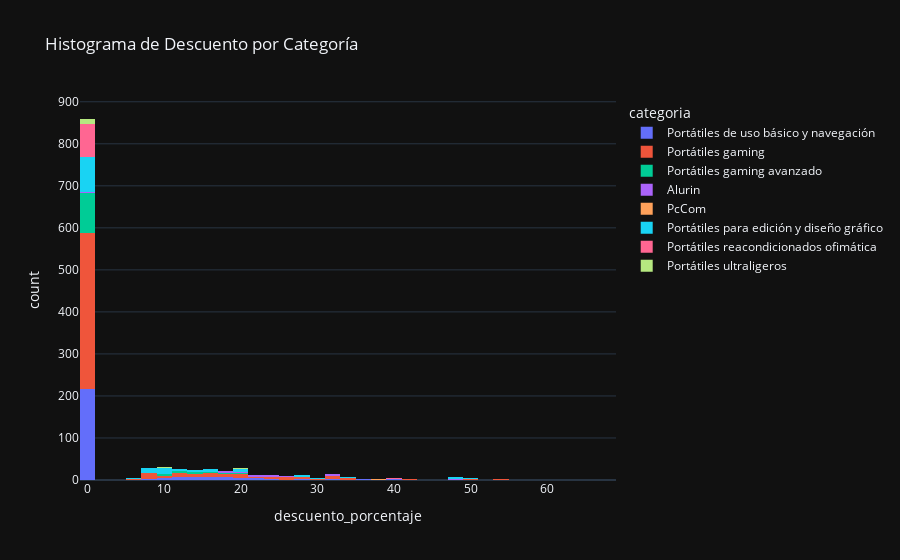

This figure's notebook cell:
### Code cell
px.histogram(data_frame = df_merged,
                x          = "descuento_porcentaje",
                color      = "categoria",
                title      = "Histograma de Descuento por Categoría",
                template   = "plotly_dark")

### Figure 1 — Plotly figure (JSON) as saved in the notebook; plotly's stock layout.template omitted (floating-point values rounded to 4 significant figures; data arrays with more than 128 entries replaced by an {"elided": "..."} marker saying what was removed)
{"data": [{"alignmentgroup": "True", "bingroup": "x", "hovertemplate": "categoria=Portátiles de uso básico y navegación<br>descuento_porcentaje=%{x}<br>count=%{y}<extra></extra>", "legendgroup": "Portátiles de uso básico y navegación", "marker": {"color": "#636efa", "pattern": {"shape": ""}}, "name": "Portátiles de uso básico y navegación", "offsetgroup": "Portátiles de uso básico y navegación", "orientation": "v", "showlegend": true, "type": "histogram", "x": {"elided": "278 float values"}, "xaxis": "x", "yaxis": "y"}, {"alignmentgroup": "True", "bingroup": "x", "hovertemplate": "categoria=Portátiles gaming<br>descuento_porcentaje=%{x}<br>count=%{y}<extra></extra>", "legendgroup": "Portátiles gaming", "marker": {"color": "#EF553B", "pattern": {"shape": ""}}, "name": "Portátiles gaming", "offsetgroup": "Portátiles gaming", "orientation": "v", "showlegend": true, "type": "histogram", "x": {"elided": "473 float values"}, "xaxis": "x", "yaxis": "y"}, {"alignmentgroup": "True", "bingroup": "x", "hovertemplate": "categoria=Portátiles gaming avanzado<br>descuento_porcentaje=%{x}<br>count=%{y}<extra></extra>", "legendgroup": "Portátiles gaming avanzado", "marker": {"color": "#00cc96", "pattern": {"shape": ""}}, "name": "Portátiles gaming avanzado", "offsetgroup": "Portátiles gaming avanzado", "orientation": "v", "showlegend": true, "type": "histogram", "x": [12.5, 23.75, 14.13, 12.26, 15.56, 10.81, 13.69, 12.15, 0, 0, 0, 0, 0, 0, 0, 0, 0, 0, 0, 0, 0, 0, 0, 0, 0, 0, 0, 0, 0, 0, 0, 17.13, 0, 0, 0, 0, 9.76, 0, 0, 0, 0, 0, 0, 0, 0, 0, 0, 0, 16.68, 0, 0, 0, 0, 0, 0, 0, 0, 0, 0, 0, 0, 0, 9.91, 0, 0, 0, 0, 19.06, 0, 0, 24.99, 20.85, 18.02, 0, 12, 22.87, 0, 0, 0, 12.23, 17.02, 0, 0, 0, 0, 0, 0, 0, 0, 0, 0, 0, 14.6, 0, 0, 0, 0, 0, 0, 0, 0, 0, 0, 0, 0, 0, 0, 7.04, 0, 0, 0, 0, 0, 0, 0, 0, 0, 0, 9.53], "xaxis": "x", "yaxis": "y"}, {"alignmentgroup": "True", "bingroup": "x", "hovertemplate": "categoria=Alurin<br>descuento_porcentaje=%{x}<br>count=%{y}<extra></extra>", "legendgroup": "Alurin", "marker": {"color": "#ab63fa", "pattern": {"shape": ""}}, "name": "Alurin", "offsetgroup": "Alurin", "orientation": "v", "showlegend": true, "type": "histogram", "x": [23.73, 31.75, 22.86, 17.91, 25.46, 22.06, 21.54, 31.75, 31.75, 31.75, 14.29, 21.67, 18.03, 45.21, 23.19, 24.14, 19.4, 0, 0, 19.7, 20.33, 17.33, 15.19, 31.04, 27.27, 35.07, 23.53, 18.76, 47.42], "xaxis": "x", "yaxis": "y"}, {"alignmentgroup": "True", "bingroup": "x", "hovertemplate": "categoria=PcCom<br>descuento_porcentaje=%{x}<br>count=%{y}<extra></extra>", "legendgroup": "PcCom", "marker": {"color": "#FFA15A", "pattern": {"shape": ""}}, "name": "PcCom", "offsetgroup": "PcCom", "orientation": "v", "showlegend": true, "type": "histogram", "x": [22.68, 32.59, 37.14], "xaxis": "x", "yaxis": "y"}, {"alignmentgroup": "True", "bingroup": "x", "hovertemplate": "categoria=Portátiles para edición y diseño gráfico<br>descuento_porcentaje=%{x}<br>count=%{y}<extra></extra>", "legendgroup": "Portátiles para edición y diseño gráfico", "marker": {"color": "#19d3f3", "pattern": {"shape": ""}}, "name": "Portátiles para edición y diseño gráfico", "offsetgroup": "Portátiles para edición y diseño gráfico", "orientation": "v", "showlegend": true, "type": "histogram", "x": {"elided": "148 float values"}, "xaxis": "x", "yaxis": "y"}, {"alignmentgroup": "True", "bingroup": "x", "hovertemplate": "categoria=Portátiles reacondicionados ofimática<br>descuento_porcentaje=%{x}<br>count=%{y}<extra></extra>", "legendgroup": "Portátiles reacondicionados ofimática", "marker": {"color": "#FF6692", "pattern": {"shape": ""}}, "name": "Portátiles reacondicionados ofimática", "offsetgroup": "Portátiles reacondicionados ofimática", "orientation": "v", "showlegend": true, "type": "histogram", "x": [0, 0, 0, 0, 0, 0, 0, 0, 0, 0, 0, 0, 0, 0, 0, 0, 0, 0, 0, 0, 0, 0, 0, 0, 0, 0, 0, 8.09, 0, 0, 0, 0, 52.58, 0, 0, 0, 0, 0, 0, 0, 40.6, 40.5, 0, 0, 0, 0, 15.04, 0, 0, 0, 0, 0, 0, 0, 0, 0, 0, 0, 0, 0, 0, 0, 48.46, 0, 0, 0, 0, 0, 0, 0, 0, 0, 0, 0, 0, 0, 0, 68.12, 0, 0, 56.28, 57.96, 0, 0, 0, 9.86, 0, 0], "xaxis": "x", "yaxis": "y"}, {"alignmentgroup": "True", "bingroup": "x", "hovertemplate": "categoria=Portátiles ultraligeros<br>descuento_porcentaje=%{x}<br>count=%{y}<extra></extra>", "legendgroup": "Portátiles ultraligeros", "marker": {"color": "#B6E880", "pattern": {"shape": ""}}, "name": "Portátiles ultraligeros", "offsetgroup": "Portátiles ultraligeros", "orientation": "v", "showlegend": true, "type": "histogram", "x": [0, 0, 0, 10.42, 20.13, 0, 0, 0, 0, 0, 0, 0, 0, 0], "xaxis": "x", "yaxis": "y"}], "layout": {"barmode": "relative", "legend": {"title": {"text": "categoria"}, "tracegroupgap": 0}, "title": {"text": "Histograma de Descuento por Categoría"}, "xaxis": {"anchor": "y", "domain": [0, 1], "title": {"text": "descuento_porcentaje"}}, "yaxis": {"anchor": "x", "domain": [0, 1], "title": {"text": "count"}}}}
